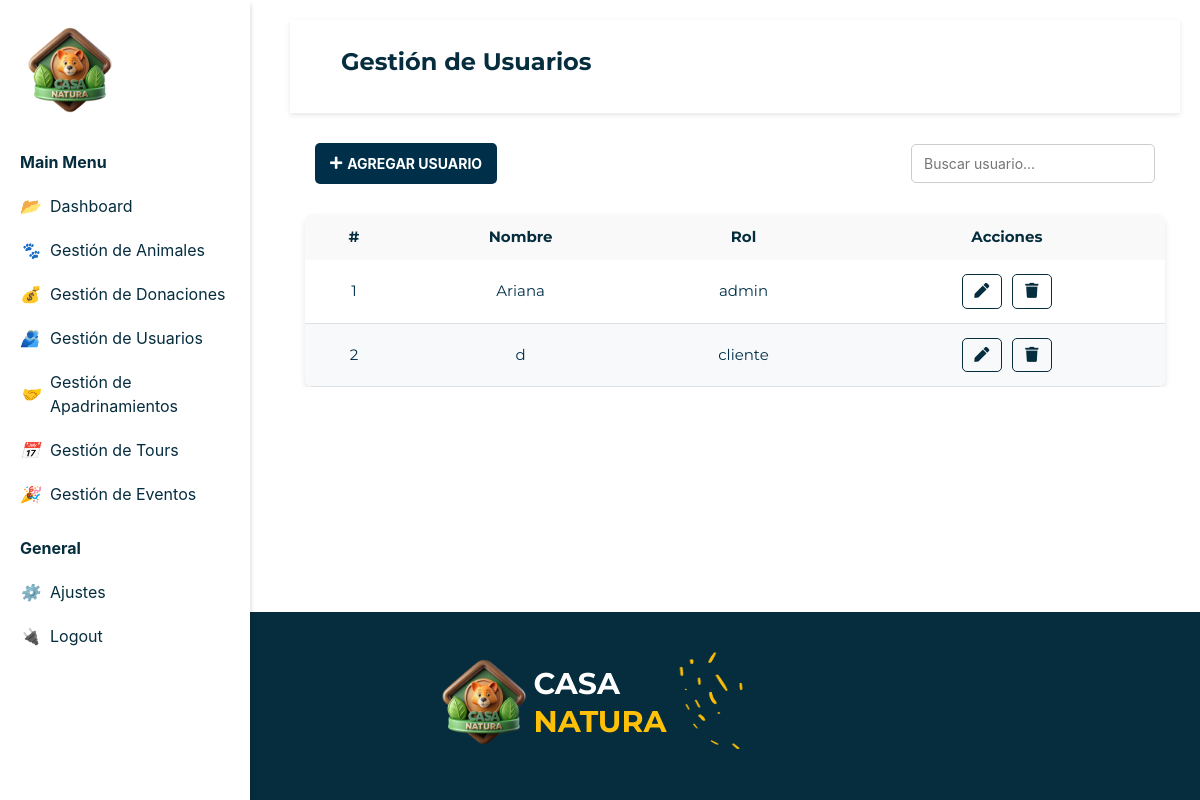
/gestionUsuarios.php, run on an earlier commit of the app's database.
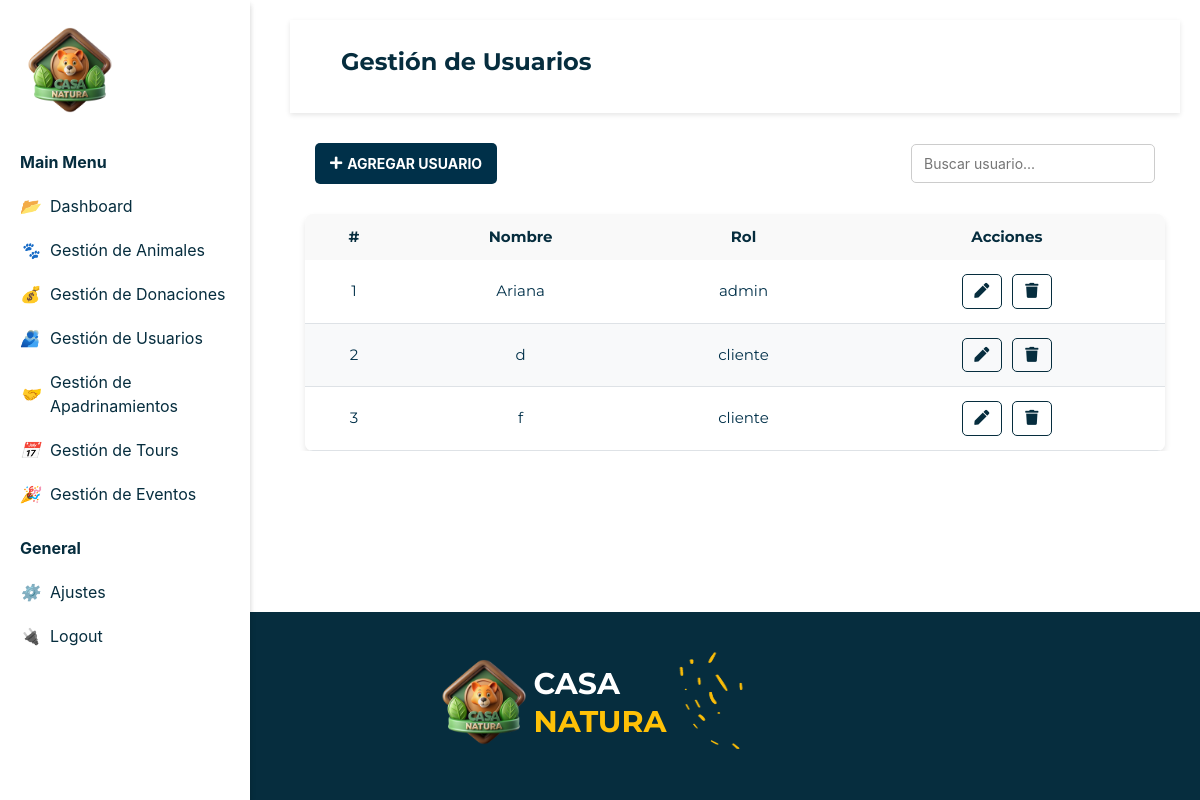
And on a later commit of the database.
### tables this page shows
CREATE TABLE `roles` (
  `ID_Rol` int(10) NOT NULL,
  `Rol` varchar(15) NOT NULL,
  `ID_Usuario` int(10) NOT NULL
);

CREATE TABLE `usuario` (
  `ID_Usuario` int(10) NOT NULL,
  `Nombre` varchar(15) NOT NULL,
  `Password` varchar(250) NOT NULL,
  `Apellido1` varchar(15) NOT NULL,
  `Apellido2` varchar(15) NOT NULL,
  `Correo` varchar(50) NOT NULL,
  `Donador` tinyint(1) NOT NULL,
  `Estado` varchar(10) NOT NULL
);

### gestionUsuarios.php (the view, shortened to what this page needs)
<!DOCTYPE html>
<html lang="es">
<head>
    <link href="https://cdnjs.cloudflare.com/ajax/libs/font-awesome/5.15.4/css/all.min.css" rel="stylesheet">
    <link rel="stylesheet" href="./css/style.css">
    <link rel="stylesheet" href="https://cdn.jsdelivr.net/npm/bootstrap@4.3.1/dist/css/bootstrap.min.css">
</head>
<body>
    <?php
    include("sidebar.php");
    echo $sidebarAdmin2;
    ?>
    <?php
    include("sidebar.php");
    echo $sidebarAdmin2;
    include("actions/conexion.php");
    ?>
    <main>
        <div class="viewport">
            <div class="content">
                <nav class="navbar ">
                    <div class="container-fluid">
                        <h2 class="titulo">Gestión de Usuarios</h2>
                    </div>
                </nav>
                <div class="container contenedor-tabla">
                    <div class="fila-header">
                        <div class="boton-agregar">
                            <a class="btn-agregar" href="agregarUsuario.php">
                                <i class="fas fa-plus icono-agregar"></i> AGREGAR USUARIO
                            </a>
                        </div>
                        <div class="buscador">
                            <div class="input-grupo">
                                <input type="text" class="campo-buscar" placeholder="Buscar usuario...">
                            </div>
                        </div>
                    </div>
                    <table class="tabla text-center">
                            <tr>
                                <th>#</th>
                                <th>Nombre</th>
                                <th>Rol</th>
                                <th>Acciones</th>
                            </tr>
                        <tbody>
                            <?php
                            $sqlUsuarios = "SELECT a.ID_Usuario, a.Nombre, a.Apellido1, a.Apellido2, a.Correo, a.Estado, b.Rol
                            FROM usuario a
                            INNER JOIN roles b
                            ON a.ID_Usuario = b.ID_Usuario";
                            $resultadoUsuarios = $conn->query($sqlUsuarios);
                            if ($resultadoUsuarios->num_rows > 0) {
                                while ($fila = $resultadoUsuarios->fetch_assoc()) {
                                    echo "<tr>";
                                    echo "<td>" . htmlspecialchars($fila['ID_Usuario']) . "</td>";
                                    echo "<td>" . htmlspecialchars($fila['Nombre']) . "</td>";
                                    echo "<td>" . htmlspecialchars($fila['Rol']) . "</td>";
                                    echo "<td class='actions'>";
                                    echo "<a href='editarUsuario.php?id=" . $fila['ID_Usuario'] . "' class='edit'><i class='fas fa-pen'></i></a>";
                                    echo "<a href='gestionarUsuarios.php?eliminar=" . $fila['ID_Usuario'] . "' class='delete' onclick='return confirm(\"¿Estás seguro de eliminar este usuario?\");'><i class='fas fa-trash'></i></a>";
                                    echo "</td>";
                                    echo "</tr>";
                                }
                            } else {
                                echo "<tr><td colspan='4'>No se encontraron usuarios</td></tr>";
                            }
                            ?>
                        </tbody>
                    </table>
                </div>
            </div>
        </div>
    </main>
    <?php
    include("sidebar.php");
    echo $footerAdmin;
    ?>
</body>
</html>

What changed in the data, as far as the page shows it:
added roles: ID_Usuario.ID_Usuario "3", ID_Usuario.Nombre "f", Rol "cliente"
